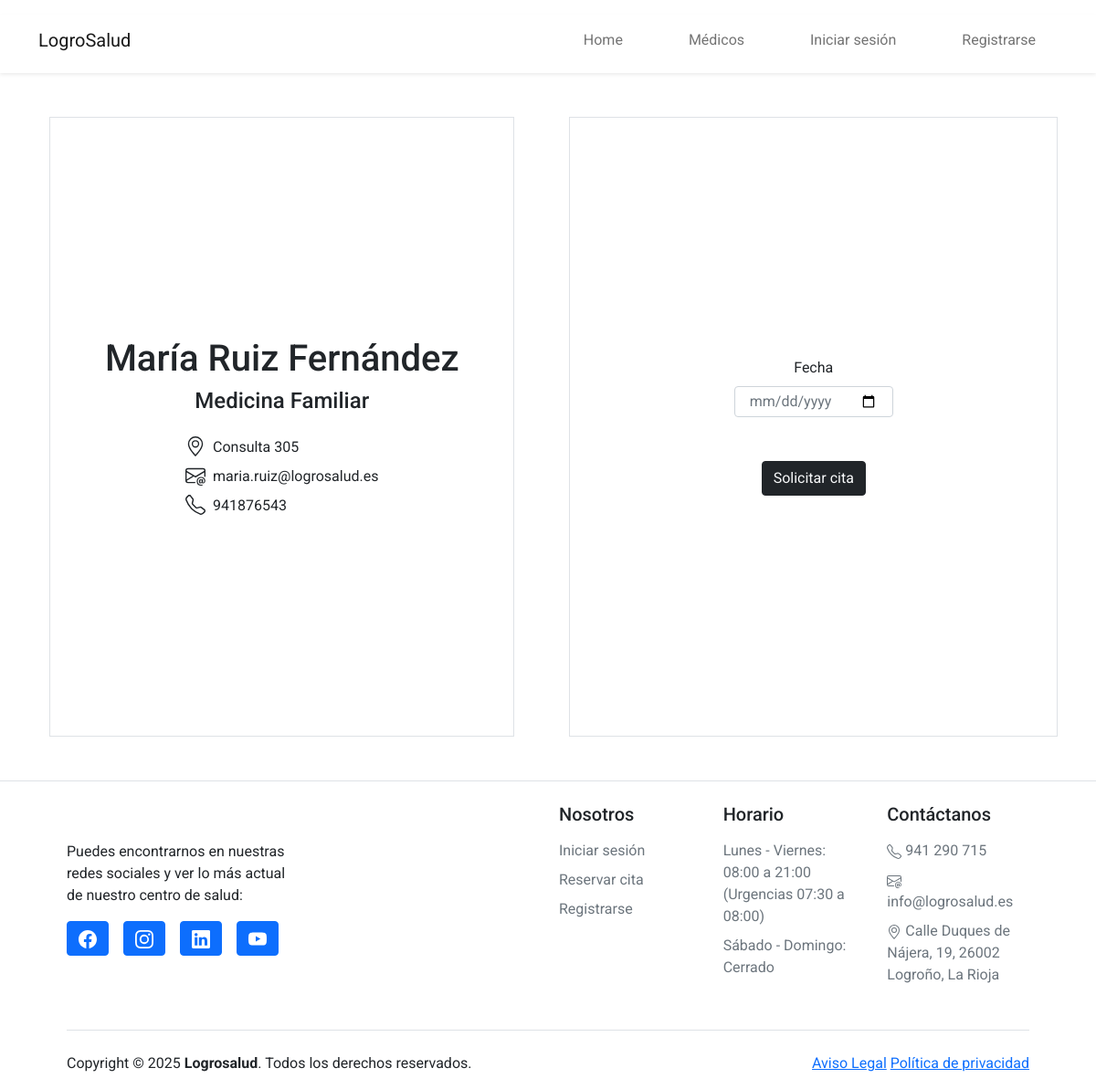
Page /appointments/requestAppointment/3 on the committed database.
### tables this page shows
CREATE TABLE `medico` (
  `id_usuario` int(11) NOT NULL,
  `dni` varchar(9) NOT NULL,
  `nombre` varchar(150) NOT NULL,
  `usuario` varchar(50) NOT NULL,
  `contrasena` varchar(255) NOT NULL,
  `correo` varchar(255) NOT NULL,
  `telefono` varchar(9) NOT NULL,
  `especialidad` varchar(255) NOT NULL,
  `consulta` varchar(45) NOT NULL
);

### controllers/appointments.php (called while the page is built, shortened)
<?php
    class Appointments extends Controller {
        protected function requestAppointment() {
            $viewmodel = new AppointmentsModel();
            $this->ReturnView($viewmodel->requestAppointment(), true);
        }
    }

### classes/Model.php (called while the page is built, shortened)
<?php
    abstract class Model {
        protected $dbh;
        protected $stmt;
        public function __construct() {
            $this->dbh = new PDO("mysql:host=" . DB_HOST . ";port=" . DB_PORT . ";dbname=" . DB_NAME, DB_USER, DB_PASS, array(PDO::MYSQL_ATTR_INIT_COMMAND   =>   "SET NAMES utf8"));
        }
        public function query($query) {
            $this->stmt = $this->dbh->prepare($query);
        }
        public function bind($param, $value, $type = null) {
            if (is_null($type)) {
                switch (true) {
                    default:
                        $type = PDO::PARAM_STR;
                }
            }
            $this->stmt->bindValue($param, $value, $type);
        }
        public function execute() {
            $this->stmt->execute();
        }
        public function single() {
            $this->execute();
            return $this->stmt->fetch(PDO::FETCH_ASSOC);
        }
    }

### models/appointments.php (called while the page is built, shortened)
<?php
    class AppointmentsModel extends Model {
        public function requestAppointment() {
            $get = filter_input_array(INPUT_GET, FILTER_SANITIZE_STRING);
            $this->query("SELECT id_usuario, nombre, especialidad, consulta, correo, telefono
                                FROM medico WHERE id_usuario = :id_medico");
            $this->bind(':id_medico', $get['id']);
            $medico = $this->single();
            $horario = ["09:00", "09:30", "10:00", "10:30", "11:00", "11:30", "12:00", "12:30",
                "13:00", "13:30", "14:00", "14:30", "15:00"];
            $horas_ocupadas = [];
            return [$medico, $horas_ocupadas, $horario];
        }
    }

### views/appointments/requestAppointment.php (the view, shortened to what this page needs)
<div class="container d-flex flex-column flex-lg-row justify-content-between gap-5 mb-5 mt-5">
    <div class="container doctor d-flex flex-column justify-content-center">
        <div class="container border d-flex flex-column justify-content-center align-items-center py-15">
            <h1><?php echo $viewmodel[0]['nombre'] ?></h1>
            <h4 class="mb-4"><?php echo $viewmodel[0]['especialidad'] ?></h4>
            <div class="info d-flex flex-column gap-2">
                <div class="ubicacion d-flex gap-2">
                    <p class="m-0">Consulta <?php echo $viewmodel[0]['consulta'] ?></p>
                </div>
                <div class="email d-flex gap-2">
                    <p class="m-0"><?php echo $viewmodel[0]['correo'] ?></p>
                </div>
                <div class="telefono d-flex gap-2">
                    <p class="m-0"><?php echo $viewmodel[0]['telefono'] ?></p>
                </div>
            </div>
        </div>
    </div>
    <div class="container citas border d-flex flex-column align-items-center justify-content-center py-5 gap-5">
        <div class="container seleccion-fecha px-8 d-flex justify-content-center align-items-center">
            <div class="container d-flex flex-column align-items-center justify-content-center p-0">
                <div class="p-0">
                    <label for="fecha" class="text-start">Fecha</label>
                </div>
                <div class="p-0">
                    <form action="<?php $_SERVER['PHP_SELF'] ?>" method="post">
                        <input type="date" name="fecha" id="fecha"
                               class="border-form-control text-secondary mt-2 py-1 px-3 rounded" value="<?php echo $_POST['fecha'] ?? '' ?>" onchange="this.form.submit();">
                    </form>
                </div>
            </div>
        </div>
        <div class="container boton d-flex justify-content-center col-7">
            <a href="<?php echo isset($_SESSION['is_logged_in']) ? ROOT_URL . 'contactForms/create/' . $viewmodel[0]['id_usuario'] : ROOT_URL . 'users/login' ?>">
                <button type="button" class="btn btn-dark text-light w-100">Solicitar cita</button>
            </a>
        </div>
    </div>
</div>

### assets/css/styles.css (style rules this page uses)
.border-form-control { border: 1px solid #ced4da; }

### rows in the picture
medico: nombre "María Ruiz Fernández", especialidad "Medicina Familiar", consulta "305", correo "maria.ruiz@logrosalud.es", telefono "941876543"
